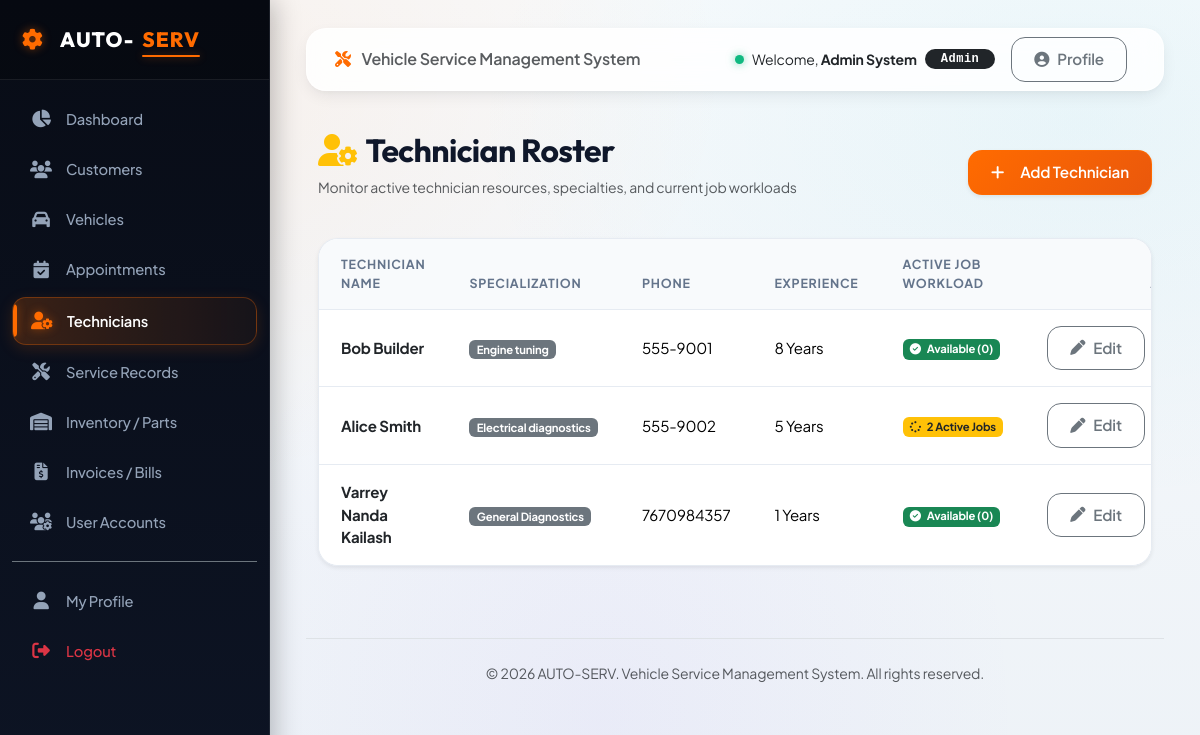
Page /technicians/ (signed in) on the earlier database version.
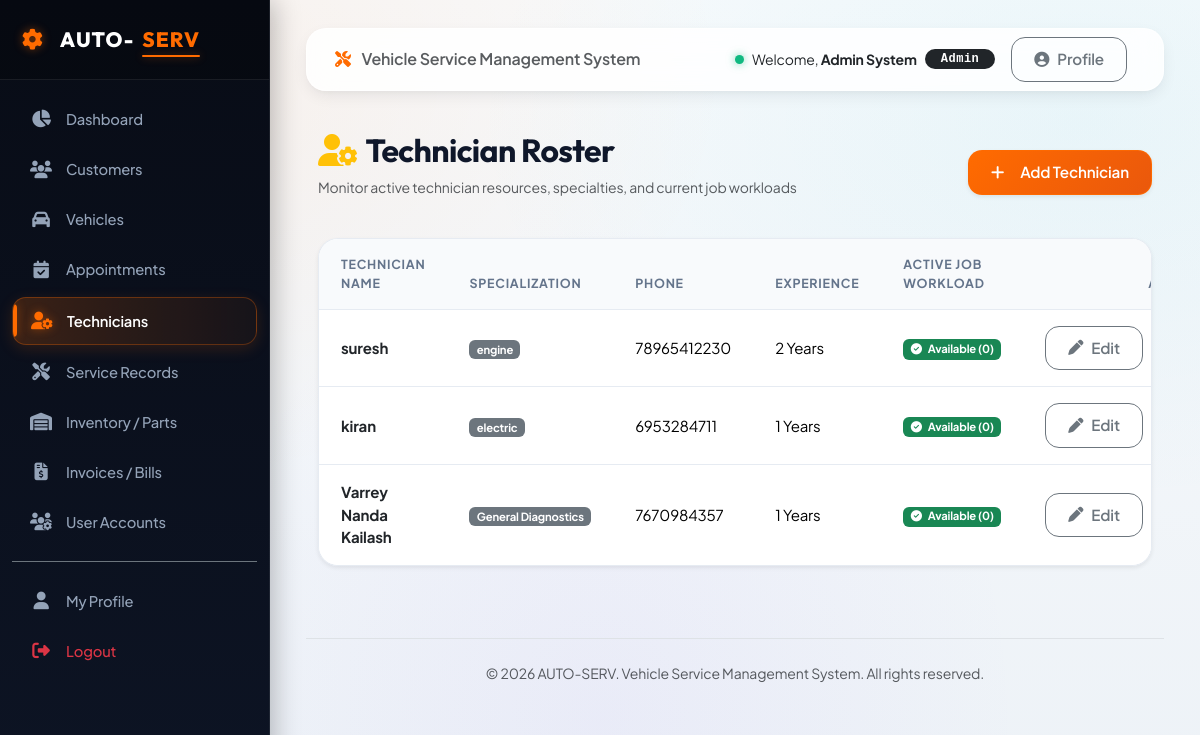
Same page on the later database version.
### technicians/models.py (models this page shows, shortened)
class Technician(models.Model):
    user = models.OneToOneField(settings.AUTH_USER_MODEL, on_delete=models.CASCADE, null=True, blank=True, related_name='technician')
    name = models.CharField(max_length=100)
    specialization = models.CharField(max_length=100)
    phone = models.CharField(max_length=15)
    experience = models.PositiveIntegerField(help_text="Years of experience")

### accounts/decorators.py (the view)
        def _wrapped_view(request, *args, **kwargs):
            if request.user.is_authenticated:
                allowed_roles = list(roles)
                if 'admin' in allowed_roles and 'service_advisor' not in allowed_roles:
                    allowed_roles.append('service_advisor')
                if request.user.role in allowed_roles or request.user.is_superuser:
                    return view_func(request, *args, **kwargs)
            raise PermissionDenied

### technicians/views.py (called while the page is built)
@login_required
@role_required('admin')
def technician_list(request):
    technicians = Technician.objects.annotate(
        active_jobs=Count(
            'service_records',
            filter=Q(service_records__status__in=['pending', 'ongoing'])
        )
    )
    return render(request, 'technicians/technician_list.html', {'technicians': technicians})

### templates/technicians/technician_list.html (shortened to what this page needs)
{% extends 'base.html' %}
{% block content %}
<div class="d-flex justify-content-between align-items-center mb-4">
    <div>
        <h2 class="fw-bold"><i class="fa-solid fa-user-gear text-warning me-2"></i>Technician Roster</h2>
        <p class="text-muted small">Monitor active technician resources, specialties, and current job workloads</p>
    </div>
    <a href="{% url 'technicians:technician_create' %}" class="btn btn-primary shadow-sm">
        <i class="fa-solid fa-plus me-2"></i>Add Technician
    </a>
</div>
<div class="custom-table-card shadow-sm">
    <div class="table-responsive">
        <table class="table custom-table mb-0 align-middle">
            <thead>
                <tr>
                    <th>Technician Name</th>
                    <th>Specialization</th>
                    <th>Phone</th>
                    <th>Experience</th>
                    <th>Active Job Workload</th>
                    <th class="text-end">Actions</th>
                </tr>
            </thead>
            <tbody>
                {% for tech in technicians %}
                <tr>
                    <td class="fw-bold text-dark">{{ tech.name }}</td>
                    <td><span class="badge bg-secondary">{{ tech.specialization }}</span></td>
                    <td>{{ tech.phone }}</td>
                    <td>{{ tech.experience }} Years</td>
                    <td>
                        {% if tech.active_jobs > 0 %}
                        <span class="badge bg-warning text-dark"><i class="fa-solid fa-spinner fa-spin me-1"></i> {{ tech.active_jobs }} Active Jobs</span>
                        {% else %}
                        <span class="badge bg-success"><i class="fa-solid fa-circle-check me-1"></i> Available (0)</span>
                        {% endif %}
                    </td>
                    <td class="text-end">
                        <div class="d-flex justify-content-end gap-2">
                            <a href="{% url 'technicians:technician_update' tech.pk %}" class="btn btn-sm btn-outline-secondary" title="Edit">
                                <i class="fa-solid fa-pen"></i> Edit
                            </a>
                        </div>
                    </td>
                </tr>
                {% endfor %}
            </tbody>
        </table>
    </div>
</div>
{% endblock %}

Differences in the rows shown:
removed Technician: name "Bob Builder", specialization "Engine tuning", phone "555-9001", experience "8", shows "Available (0)"
removed Technician: name "Alice Smith", specialization "Electrical diagnostics", phone "555-9002", experience "5", active_jobs "2"
added Technician: name "suresh", specialization "engine", phone "78965412230", experience "2", shows "Available (0)"
added Technician: name "kiran", specialization "electric", phone "6953284711", experience "1", shows "Available (0)"
